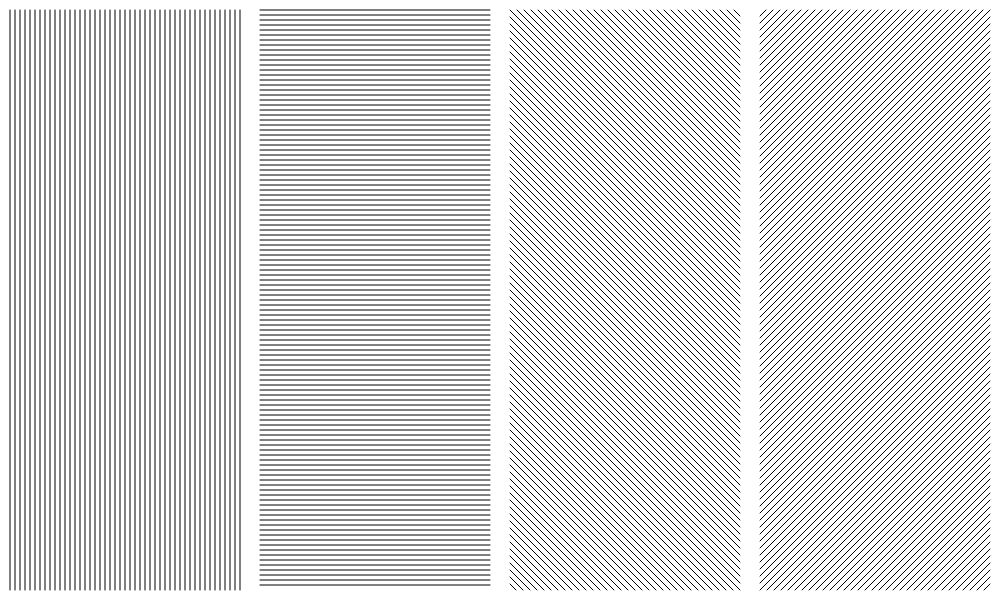
Frame 1 (no input)
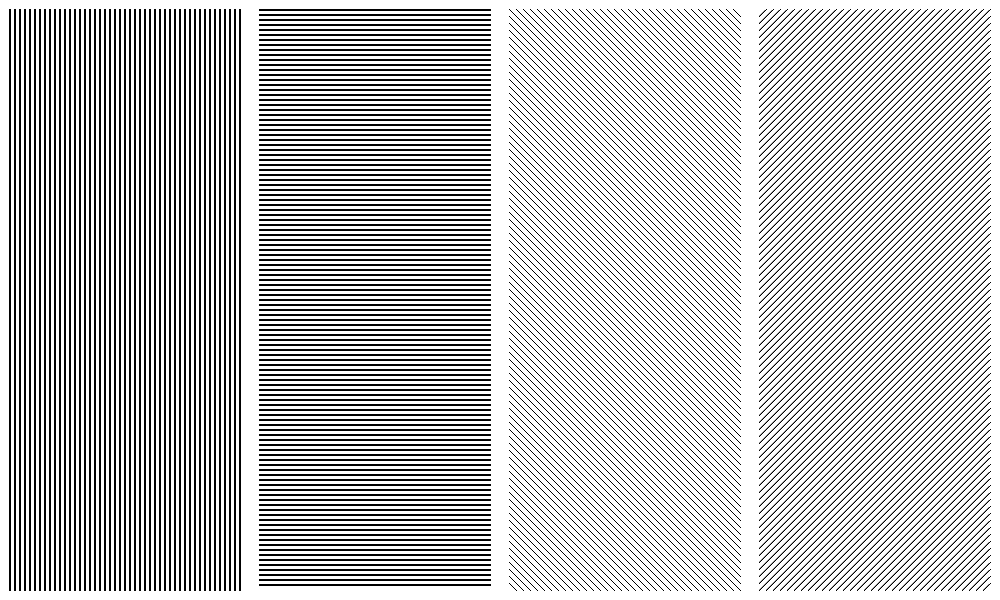
Frame 60 (no input)
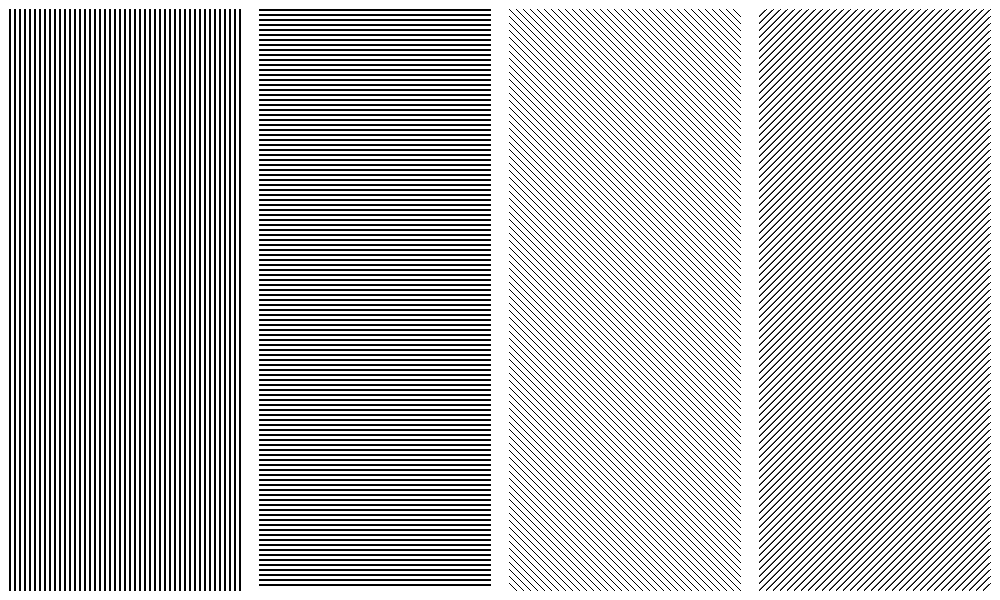
Frame 120 (the mouse pressed at the canvas centre since frame 60)

The p5.js sketch that drew these frames (run headless with seeded random() and noise() and a simulated clock; from frame 60 on, the mouse is pressed at the canvas centre):

// p5.js sketch
// ── sketch.js
/**
* Kevin's notes: Great work on this so far!  I've added one note about the variables on lines 11-13
*/
function setup() {
  createCanvas(1000,600);
}

function draw() {
  //these variables could be made global (available to other functions later on)
  //Consider moving these variable declarations above your function setup line
  var boxWidth = floor(width/4);
  var padding = 10;
  var lineSpacing = 5;
  
  //draw guides
  //stroke(255,0,0)
  //for (var j=1;j<4;j++){
  //  line(boxWidth*j,0, boxWidth*j,height);
  //}
  //stroke(0,0,0);
  //end guide section
  
  //-----Box 1 - Vertical lines
  for(var i=padding; i <= boxWidth-padding; i+=lineSpacing){
    line(i,padding, i, height-padding);
  }
  //-----Box 2 - Horizontal lines
  for(i=padding; i < height-padding; i+=lineSpacing){
    line(boxWidth+padding,i, 2*boxWidth-padding,i);
  }
  //-----Box 3 - 45 degrees, negative slope
  var slantSpace = floor(sqrt(2*lineSpacing*lineSpacing));
  for(i=padding;i<=height-boxWidth+padding;i+=slantSpace){
    line(2*boxWidth+padding,i, 3*boxWidth-padding,i+boxWidth-2*padding);
  }
  //Fills in corners
  for(i=slantSpace;i<=boxWidth-2*padding;i+=slantSpace){
    line(2*boxWidth+padding+i,padding, 3*boxWidth-padding,boxWidth-padding-i);
    line(2*boxWidth+padding,height-boxWidth+padding+i, 3*boxWidth-padding-i, height-padding);
  }
  //-----Box 4 - 45 degrees, positive slope
  for(i=padding;i<=height-boxWidth+padding;i+=slantSpace){
    line(4*boxWidth-padding,i, 3*boxWidth+padding,i+boxWidth-2*padding);
  }
  //Fills in corners
  for(i=slantSpace;i<=boxWidth-2*padding;i+=slantSpace){
    line(3*boxWidth+padding,boxWidth-padding-i, 4*boxWidth-padding-i,padding);
    line(3*boxWidth+padding+i,height-padding, 4*boxWidth-padding,height-boxWidth+i+padding);
  }
}
